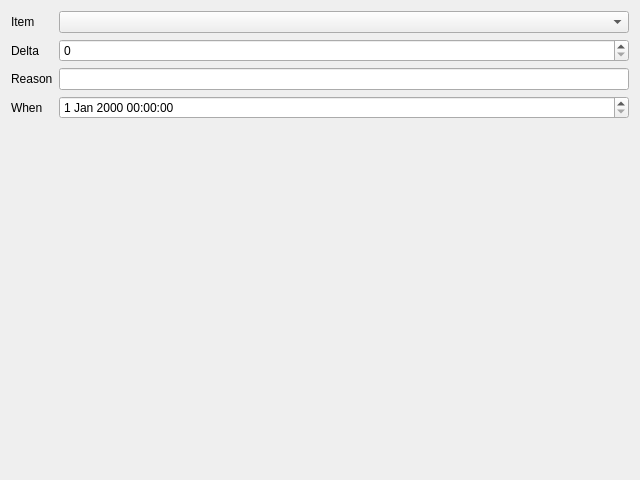
<?xml version="1.0" encoding="UTF-8"?>
<ui version="4.0">
 <class>InventoryAdjust</class>
 <widget class="QDialog" name="InventoryAdjust">
  <property name="geometry">
   <rect>
    <x>0</x>
    <y>0</y>
    <width>640</width>
    <height>480</height>
   </rect>
  </property>
  <property name="windowTitle">
   <string>Adjustment</string>
  </property>
  <layout class="QFormLayout" name="formLayout">
   <item row="0" column="0">
    <widget class="QLabel" name="label_itemCombo">
     <property name="text">
      <string>Item</string>
     </property>
     <property name="buddy">
      <cstring>itemCombo</cstring>
     </property>
    </widget>
   </item>
   <item row="0" column="1">
    <widget class="QComboBox" name="itemCombo"/>
   </item>
   <item row="1" column="0">
    <widget class="QLabel" name="label_deltaEdit">
     <property name="text">
      <string>Delta</string>
     </property>
     <property name="buddy">
      <cstring>deltaEdit</cstring>
     </property>
    </widget>
   </item>
   <item row="1" column="1">
    <widget class="QSpinBox" name="deltaEdit"/>
   </item>
   <item row="2" column="0">
    <widget class="QLabel" name="label_reasonEdit">
     <property name="text">
      <string>Reason</string>
     </property>
     <property name="buddy">
      <cstring>reasonEdit</cstring>
     </property>
    </widget>
   </item>
   <item row="2" column="1">
    <widget class="QLineEdit" name="reasonEdit"/>
   </item>
   <item row="3" column="0">
    <widget class="QLabel" name="label_whenEdit">
     <property name="text">
      <string>When</string>
     </property>
     <property name="buddy">
      <cstring>whenEdit</cstring>
     </property>
    </widget>
   </item>
   <item row="3" column="1">
    <widget class="QDateTimeEdit" name="whenEdit"/>
   </item>
  </layout>
 </widget>
 <tabstops>
  <tabstop>itemCombo</tabstop>
  <tabstop>deltaEdit</tabstop>
  <tabstop>reasonEdit</tabstop>
  <tabstop>whenEdit</tabstop>
 </tabstops>
 <resources/>
 <connections/>
</ui>
